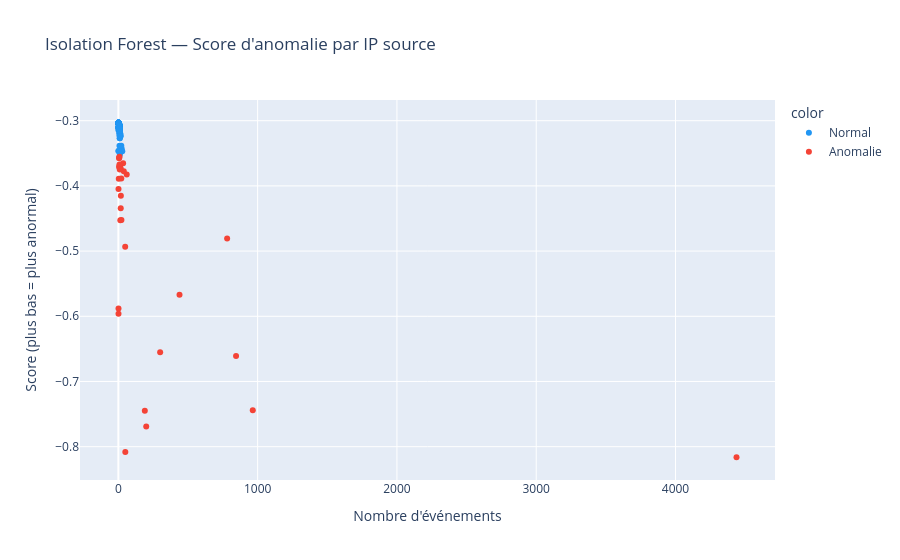
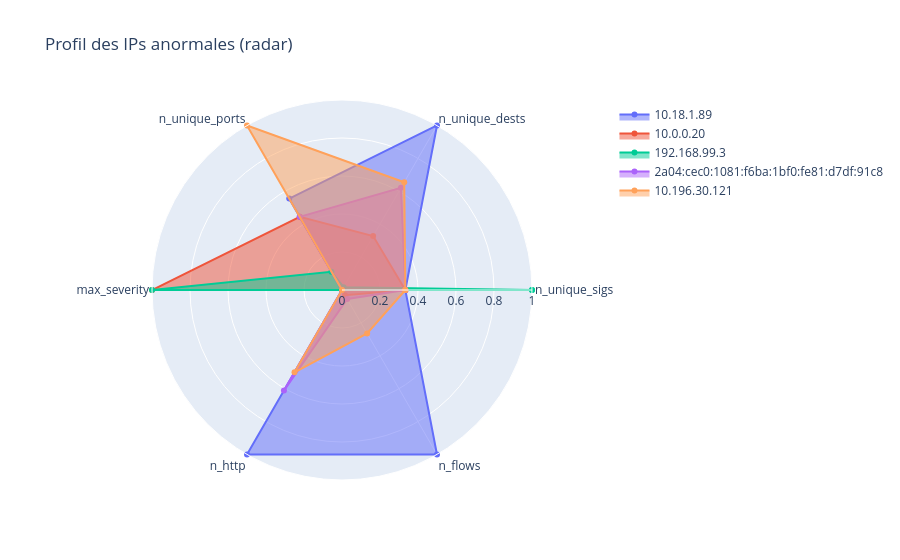

Notebook cell for these charts, in order:
### Markdown cell above
## 4. Détection d'anomalies sans ML

### Code cell
# ─────────────────────────────────────────────────────────────
# A. ISOLATION FOREST  (sklearn)
# ─────────────────────────────────────────────────────────────

from sklearn.ensemble import IsolationForest
from sklearn.preprocessing import StandardScaler
def fetch_features(index="suricata-*", size=10000):
    """Récupère les données Suricata et construit un DataFrame de features par IP."""
    result = es.search(index=index, body={
        "size": size,
        "query": {"match_all": {}},
        "_source": ["src_ip", "event_type", "dest_ip", "dest_port",
                    "alert.signature_id", "alert.severity", "flow.bytes_toserver"],
    })

    rows = []
    for hit in result["hits"]["hits"]:
        s = hit["_source"]
        rows.append({
            "src_ip":       s.get("src_ip", "unknown"),
            "event_type":   s.get("event_type", "other"),
            "dest_ip":      s.get("dest_ip", ""),
            "dest_port":    s.get("dest_port", 0),
            "sig_id":       s.get("alert", {}).get("signature_id", 0),
            "severity":     s.get("alert", {}).get("severity", 0),
            "bytes_out":    s.get("flow", {}).get("bytes_toserver", 0),
        })

    df = pd.DataFrame(rows)
    if df.empty:
        raise ValueError("Aucune donnée trouvée dans l'index suricata-*")

    # Feature engineering par IP source
    features = df.groupby("src_ip").agg(
        n_events       =("event_type", "count"),
        n_alerts       =("event_type", lambda x: (x == "alert").sum()),
        n_http         =("event_type", lambda x: (x == "http").sum()),
        n_flows        =("event_type", lambda x: (x == "flow").sum()),
        n_unique_sigs  =("sig_id",     "nunique"),
        n_unique_dests =("dest_ip",    "nunique"),
        n_unique_ports =("dest_port",  "nunique"),
        max_severity   =("severity",   "max"),
        total_bytes_out=("bytes_out",  "sum"),
        mean_bytes_out =("bytes_out",  "mean"),
    ).reset_index()

    return features


features = fetch_features()
print(f"📊 {len(features)} IPs sources analysées")
print(features.describe())

# Isolation Forest
X = features.drop(columns=["src_ip"]).fillna(0)
scaler = StandardScaler()
X_scaled = scaler.fit_transform(X)

iso_forest = IsolationForest(contamination=0.1, random_state=42, n_estimators=200)
features["anomaly_score"] = iso_forest.fit_predict(X_scaled)
features["raw_score"]     = iso_forest.score_samples(X_scaled)

anomalous = features[features["anomaly_score"] == -1].sort_values("raw_score")
normal    = features[features["anomaly_score"] ==  1]

print(f"\n🚨 IPs anormales détectées : {len(anomalous)} / {len(features)}")
print(anomalous[["src_ip", "n_events", "n_alerts", "n_unique_sigs",
                  "n_unique_dests", "total_bytes_out", "raw_score"]].to_string())

# Visualisation — scatter plot score vs events
fig = px.scatter(
    features,
    x="n_events",
    y="raw_score",
    color=features["anomaly_score"].map({1: "Normal", -1: "Anomalie"}),
    hover_data=["src_ip", "n_unique_sigs", "n_unique_dests", "total_bytes_out"],
    title="Isolation Forest — Score d'anomalie par IP source",
    labels={"n_events": "Nombre d'événements", "raw_score": "Score (plus bas = plus anormal)"},
    color_discrete_map={"Normal": "#2196F3", "Anomalie": "#F44336"},
)
fig.show()

# Radar chart des IPs anormales
if not anomalous.empty:
    top_anomalous = anomalous.head(5)
    cols = ["n_unique_sigs", "n_unique_dests", "n_unique_ports", "max_severity",
            "n_http", "n_flows"]
    norm = top_anomalous[cols].div(top_anomalous[cols].max()).fillna(0)

    fig2 = go.Figure()
    for _, row in top_anomalous.iterrows():
        values = [norm.loc[row.name, c] for c in cols]
        fig2.add_trace(go.Scatterpolar(
            r=values + [values[0]],
            theta=cols + [cols[0]],
            name=row["src_ip"],
            fill="toself",
        ))
    fig2.update_layout(
        polar=dict(radialaxis=dict(visible=True, range=[0, 1])),
        title="Profil des IPs anormales (radar)",
    )
    fig2.show()

### Figure 1 — Plotly figure (JSON) as saved in the notebook; plotly's stock layout.template omitted (floating-point values rounded to 4 significant figures; data arrays with more than 128 entries replaced by an {"elided": "..."} marker saying what was removed)
{"data": [{"customdata": {"elided": "280x4 mixed values"}, "hovertemplate": "color=Normal<br>Nombre d'événements=%{x}<br>Score (plus bas = plus anormal)=%{y}<br>src_ip=%{customdata[0]}<br>n_unique_sigs=%{customdata[1]}<br>n_unique_dests=%{customdata[2]}<br>total_bytes_out=%{customdata[3]}<extra></extra>", "legendgroup": "Normal", "marker": {"color": "#2196F3", "symbol": "circle"}, "mode": "markers", "name": "Normal", "orientation": "v", "showlegend": true, "type": "scatter", "x": {"elided": "280 int values"}, "xaxis": "x", "y": {"elided": "280 float values"}, "yaxis": "y"}, {"customdata": [["0000:0000:0000:0000:0000:0000:0000:0000", 1, 5, 1984], ["1.1.1.1", 1, 1, 0], ["10.0.0.20", 1, 19, 1093245367], ["10.18.1.89", 1, 58, 8111722], ["10.196.30.121", 1, 38, 1080858], ["10.50.0.52", 1, 1, 0], ["157.90.91.72", 1, 1, 4686], ["162.159.129.233", 1, 1, 0], ["162.159.135.232", 1, 2, 0], ["162.159.135.234", 1, 1, 1342163], ["162.159.136.232", 1, 2, 0], ["162.159.137.232", 1, 2, 0], ["162.159.138.232", 1, 2, 0], ["172.19.0.1", 1, 2, 13544], ["192.168.99.2", 1, 1, 0], ["192.168.99.3", 3, 1, 0], ["192.168.99.99", 1, 1, 0], ["2606:4700:0020:0000:0000:0000:681a:00e3", 1, 1, 3528], ["2606:4700:3108:0000:0000:0000:ac42:28e0", 1, 1, 4188], ["2a04:4e42:0400:0000:0000:0000:0000:0347", 1, 1, 4195], ["2a04:cec0:1081:f6ba:1bf0:fe81:d7df:91c8", 1, 36, 37254376], ["34.107.243.93", 1, 2, 870], ["34.95.113.255", 1, 1, 0], ["35.190.80.1", 1, 1, 0], ["95.216.195.133", 1, 2, 0], ["fe80:0000:0000:0000:18d2:e3ff:fee2:a283", 1, 2, 1080], ["fe80:0000:0000:0000:339c:9171:d5b7:6847", 1, 2, 1602], ["fe80:0000:0000:0000:6760:e157:a099:0318", 1, 2, 1524], ["fe80:0000:0000:0000:a81f:dbff:fe83:74fe", 1, 2, 740], ["fe80:0000:0000:0000:d488:ceff:fee3:a678", 1, 2, 740], ["unknown", 1, 1, 0]], "hovertemplate": "color=Anomalie<br>Nombre d'événements=%{x}<br>Score (plus bas = plus anormal)=%{y}<br>src_ip=%{customdata[0]}<br>n_unique_sigs=%{customdata[1]}<br>n_unique_dests=%{customdata[2]}<br>total_bytes_out=%{customdata[3]}<extra></extra>", "legendgroup": "Anomalie", "marker": {"color": "#F44336", "symbol": "circle"}, "mode": "markers", "name": "Anomalie", "orientation": "v", "showlegend": true, "type": "scatter", "x": [14, 439, 50, 4438, 965, 845, 22, 34, 21, 1, 15, 15, 9, 49, 300, 200, 1, 18, 3, 1, 190, 5, 60, 39, 17, 8, 8, 10, 6, 5, 781], "xaxis": "x", "y": [-0.4528, -0.5669, -0.8083, -0.8162, -0.7441, -0.6608, -0.4524, -0.3654, -0.3886, -0.596, -0.3728, -0.3728, -0.3716, -0.4933, -0.6551, -0.7692, -0.588, -0.415, -0.3889, -0.4046, -0.745, -0.3705, -0.3826, -0.3775, -0.4345, -0.3555, -0.3672, -0.3748, -0.3566, -0.3578, -0.4805], "yaxis": "y"}], "layout": {"legend": {"title": {"text": "color"}, "tracegroupgap": 0}, "title": {"text": "Isolation Forest — Score d'anomalie par IP source"}, "xaxis": {"anchor": "y", "domain": [0, 1], "title": {"text": "Nombre d'événements"}}, "yaxis": {"anchor": "x", "domain": [0, 1], "title": {"text": "Score (plus bas = plus anormal)"}}}}

### Figure 2 — Plotly figure (JSON) as saved in the notebook; plotly's stock layout.template omitted (floating-point values rounded to 4 significant figures)
{"data": [{"fill": "toself", "name": "10.18.1.89", "r": [0.3333, 1, 0.5556, 0, 1, 1, 0.3333], "theta": ["n_unique_sigs", "n_unique_dests", "n_unique_ports", "max_severity", "n_http", "n_flows", "n_unique_sigs"], "type": "scatterpolar"}, {"fill": "toself", "name": "10.0.0.20", "r": [0.3333, 0.3276, 0.4444, 1, 0, 0.03193, 0.3333], "theta": ["n_unique_sigs", "n_unique_dests", "n_unique_ports", "max_severity", "n_http", "n_flows", "n_unique_sigs"], "type": "scatterpolar"}, {"fill": "toself", "name": "192.168.99.3", "r": [1, 0.01724, 0.1111, 1, 0, 0, 1], "theta": ["n_unique_sigs", "n_unique_dests", "n_unique_ports", "max_severity", "n_http", "n_flows", "n_unique_sigs"], "type": "scatterpolar"}, {"fill": "toself", "name": "2a04:cec0:1081:f6ba:1bf0:fe81:d7df:91c8", "r": [0.3333, 0.6207, 0.4444, 0, 0.6111, 0.05492, 0.3333], "theta": ["n_unique_sigs", "n_unique_dests", "n_unique_ports", "max_severity", "n_http", "n_flows", "n_unique_sigs"], "type": "scatterpolar"}, {"fill": "toself", "name": "10.196.30.121", "r": [0.3333, 0.6552, 1, 0, 0.5, 0.2644, 0.3333], "theta": ["n_unique_sigs", "n_unique_dests", "n_unique_ports", "max_severity", "n_http", "n_flows", "n_unique_sigs"], "type": "scatterpolar"}], "layout": {"polar": {"radialaxis": {"range": [0, 1], "visible": true}}, "title": {"text": "Profil des IPs anormales (radar)"}}}
